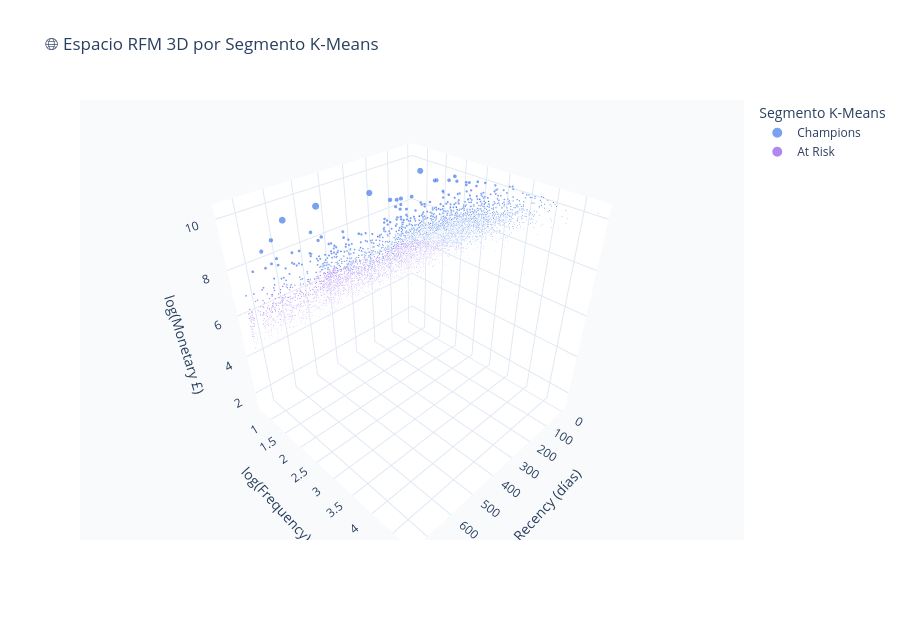

Here is the notebook cell this chart was saved with:
### Markdown cell above
## 4 · Segmentos K-Means interactivos

### Code cell
# ── Scatter 3D: Recency, Frequency, Monetary por cluster ─────────────────────
plot_df = c360.copy()
plot_df['monetary_log'] = np.log1p(plot_df['monetary'])
plot_df['frequency_log'] = np.log1p(plot_df['frequency'])
# Limitar outliers para mejor visualización
q99 = plot_df['monetary_log'].quantile(0.99)
plot_df = plot_df[plot_df['monetary_log'] <= q99]

fig = px.scatter_3d(
    plot_df,
    x='recency',
    y='frequency_log',
    z='monetary_log',
    color='cluster_label',
    color_discrete_sequence=SEGMENT_PALETTE,
    size='avg_order_value',
    size_max=12,
    opacity=0.6,
    hover_data={
        'Customer ID': True,
        'recency': True,
        'frequency': True,
        'monetary': ':.0f',
        'RFM_segment': True,
        'frequency_log': False,
        'monetary_log': False,
        'avg_order_value': ':.0f'
    },
    labels={
        'recency': 'Recency (días)',
        'frequency_log': 'log(Frequency)',
        'monetary_log': 'log(Monetary £)',
        'cluster_label': 'Segmento'
    },
    title='🌐 Espacio RFM 3D por Segmento K-Means'
)
fig.update_layout(
    height=620,
    scene=dict(
        xaxis_title='Recency (días)',
        yaxis_title='log(Frequency)',
        zaxis_title='log(Monetary £)',
        bgcolor='#F8FAFC'
    ),
    legend_title='Segmento K-Means'
)
fig.show()
fig.write_html(OUTPUT_DIR / 'rfm_3d_scatter.html')
print('✅ rfm_3d_scatter.html guardado')

### Figure 1 — Plotly figure (JSON) as saved in the notebook; plotly's stock layout.template omitted (floating-point values rounded to 4 significant figures; data arrays with more than 128 entries replaced by an {"elided": "..."} marker saying what was removed)
{"data": [{"customdata": {"elided": "2924x5 mixed values"}, "hovertemplate": "Segmento=Champions<br>Recency (días)=%{x}<br>avg_order_value=%{customdata[4]:.0f}<br>Customer ID=%{customdata[0]}<br>frequency=%{customdata[1]}<br>monetary=%{customdata[2]:.0f}<br>RFM_segment=%{customdata[3]}<extra></extra>", "legendgroup": "Champions", "marker": {"color": "#2563EB", "opacity": 0.6, "size": {"elided": "2924 float values"}, "sizemode": "area", "sizeref": 82.51, "symbol": "circle"}, "mode": "markers", "name": "Champions", "scene": "scene", "showlegend": true, "type": "scatter3d", "x": {"elided": "2924 int values"}, "y": {"elided": "2924 float values"}, "z": {"elided": "2924 float values"}}, {"customdata": {"elided": "2879x5 mixed values"}, "hovertemplate": "Segmento=At Risk<br>Recency (días)=%{x}<br>avg_order_value=%{customdata[4]:.0f}<br>Customer ID=%{customdata[0]}<br>frequency=%{customdata[1]}<br>monetary=%{customdata[2]:.0f}<br>RFM_segment=%{customdata[3]}<extra></extra>", "legendgroup": "At Risk", "marker": {"color": "#7C3AED", "opacity": 0.6, "size": {"elided": "2879 float values"}, "sizemode": "area", "sizeref": 82.51, "symbol": "circle"}, "mode": "markers", "name": "At Risk", "scene": "scene", "showlegend": true, "type": "scatter3d", "x": {"elided": "2879 int values"}, "y": {"elided": "2879 float values"}, "z": {"elided": "2879 float values"}}], "layout": {"height": 620, "legend": {"itemsizing": "constant", "title": {"text": "Segmento K-Means"}, "tracegroupgap": 0}, "scene": {"bgcolor": "#F8FAFC", "domain": {"x": [0, 1], "y": [0, 1]}, "xaxis": {"title": {"text": "Recency (días)"}}, "yaxis": {"title": {"text": "log(Frequency)"}}, "zaxis": {"title": {"text": "log(Monetary £)"}}}, "title": {"text": "🌐 Espacio RFM 3D por Segmento K-Means"}}}
